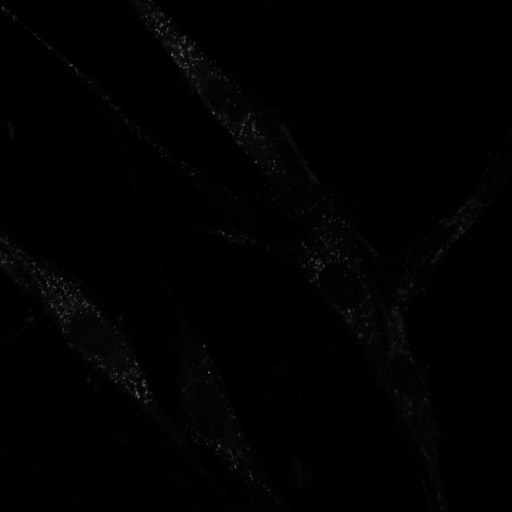
#> input picture PTUs/Ado_1_intensity.png, 1024 x 1024 px (shown at 1/2 size); its folder holds only this picture in this run
$ python -i tools.py   (imports and definitions only)
#> lines starting #> are read from the running program, lines starting #| are printed output that depends on the picture; after the words box and inside, x2 and y2 are one past the last pixel; in counts of white or black regions, pixels touching at a corner belong together
import cv2
import numpy as np
from pathlib import Path
from ..PTU import reader as ptufile
from typing import Dict, List, Tuple, Optional, Any


# [19 lines left out: function make_intensity_image, not called in this run]


def make_cell_mask(intensity_image, save_mask=False, path=None, name=None):
    """Create a binary cell mask from an intensity image.

    Parameters
    ----------
    intensity_image : str, Path, or np.ndarray
        Either a file path to a grayscale image or a 2‑D numpy array
        (e.g. from ``make_intensity_image``).
    save_mask : bool
        If True, save the mask as a PNG beside the source file.
    path : str or Path, optional
        Base path used for the saved PNG filename.
    name : str, optional
        Optional label (unused, kept for API compat).

    Returns
    -------
    mask : np.ndarray
        Boolean 2‑D array — True where cells are detected, False for background.
    """
#> called with intensity_image = '../../PTUs/Ado_1_intensity.png', save_mask = False
    # Accept both file paths and numpy arrays
    if isinstance(intensity_image, (str, Path)):
        img = cv2.imread(str(intensity_image), cv2.IMREAD_GRAYSCALE)
#> img is the input picture: shape (1024, 1024); min 0, max 166, mean 1.6
        if img is None:
            raise FileNotFoundError(f"Could not read image: {intensity_image}")
    elif isinstance(intensity_image, np.ndarray):
        # Normalise to uint8 for OpenCV processing
        img = intensity_image.astype(np.float32)
        img = cv2.normalize(img, None, 0, 255, cv2.NORM_MINMAX).astype(np.uint8)
    else:
        raise TypeError(f"Expected file path or ndarray, got {type(intensity_image)}")

    # Contrast stretch (no multiplicative boost — it saturates all signal to 255
    # and then THRESH_BINARY_INV would label only zero-photon gaps as tissue).
    img = cv2.normalize(img, None, 0, 255, cv2.NORM_MINMAX).astype(np.uint8)

    # Smooth + threshold: fluorescence cells are bright → THRESH_BINARY labels
    # pixels above threshold as foreground (correct for FLIM intensity images).
    blurred = cv2.GaussianBlur(img, (5, 5), 0)
    _, thresh = cv2.threshold(blurred, 20, 255, cv2.THRESH_BINARY)
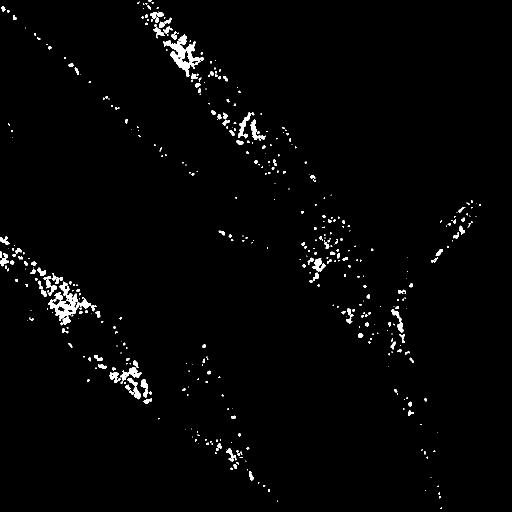
#> thresh: shape (1024, 1024) (shown at 1/2 size); 1.7% white; 454 white regions (283 under 20 px)

    # Fill contours to get a solid mask
    contours, _ = cv2.findContours(thresh, cv2.RETR_EXTERNAL, cv2.CHAIN_APPROX_SIMPLE)
#> contours = 454 contours, 331 with area under 20; largest, box (x1, y1, x2, y2) and area: (326, 69, 407, 154) 1988, (96, 563, 182, 642) 1931, (240, 734, 283, 761) 427, (476, 225, 502, 277) 371, (501, 239, 532, 281) 336
    mask_uint8 = np.zeros_like(img)
    cv2.drawContours(mask_uint8, contours, -1, 255, thickness=cv2.FILLED)
#> mask_uint8: shape (1024, 1024); 1.8% white; 454 white regions (283 under 20 px), largest, box (x1, y1, x2, y2) and area: (326, 69, 407, 154) 2228, (96, 563, 182, 642) 2185, (240, 734, 283, 761) 494

    if save_mask and path is not None:
        out_path = str(Path(path).with_suffix('')) + "_cell_mask.png"
        cv2.imwrite(out_path, mask_uint8)
        print(f"  Saved cell mask: {out_path}")

    return mask_uint8 > 0  # boolean mask


def apply_intensity_threshold(intensity_image, threshold):
    return intensity_image >= threshold


# [93 lines left out: function pick_intensity_threshold, not called in this run]

>>> result = make_cell_mask('../../PTUs/Ado_1_intensity.png')

$ run again, on PTUs/Ctrl_1_intensity.png
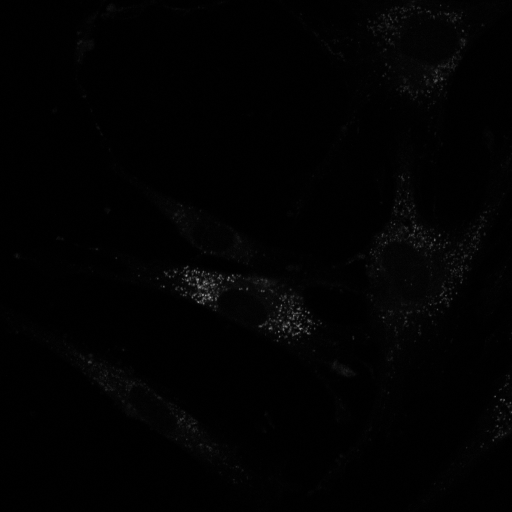
#> input picture PTUs/Ctrl_1_intensity.png, 1024 x 1024 px (shown at 1/2 size)
#> in make_cell_mask, img is the input picture: shape (1024, 1024); min 0, max 197, mean 2
#> in make_cell_mask, `_, thresh = cv2.threshold(blurred, 20, 255, cv2.THRESH_BINARY)`:
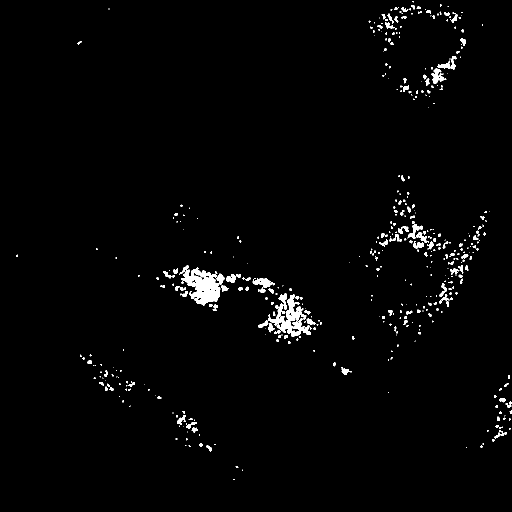
#> thresh: shape (1024, 1024) (shown at 1/2 size); 1.8% white; 465 white regions (310 under 20 px)
#> contours = 465 contours, 356 with area under 20; largest, box (x1, y1, x2, y2) and area: (363, 535, 449, 611) 3472, (516, 586, 622, 674) 2838, (505, 556, 550, 576) 421, (863, 137, 893, 168) 363, (875, 112, 913, 140) 288
#> mask_uint8: shape (1024, 1024); 1.8% white; 465 white regions (310 under 20 px), largest, box (x1, y1, x2, y2) and area: (363, 535, 449, 611) 3677, (516, 586, 622, 674) 3225, (505, 556, 550, 576) 479

$ run again, on PTUs/Dara_Ima_2_intensity.png
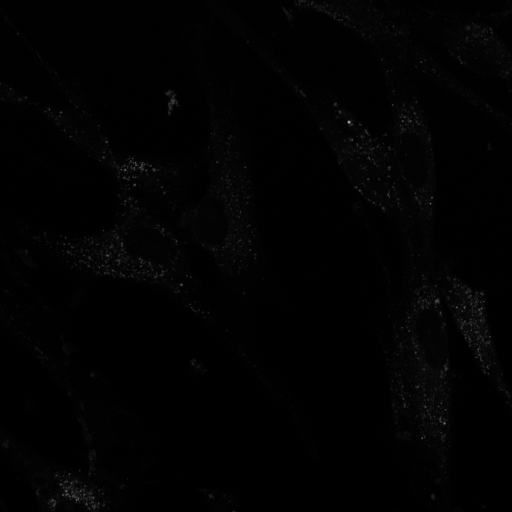
#> input picture PTUs/Dara_Ima_2_intensity.png, 1024 x 1024 px (shown at 1/2 size)
#> in make_cell_mask, img is the input picture: shape (1024, 1024); min 0, max 221, mean 2
#> in make_cell_mask, `_, thresh = cv2.threshold(blurred, 20, 255, cv2.THRESH_BINARY)`:
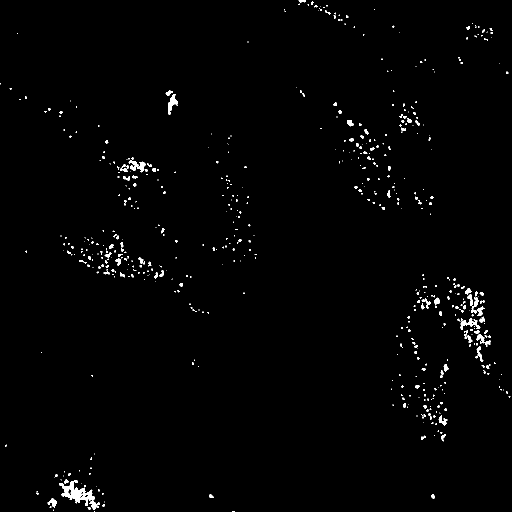
#> thresh: shape (1024, 1024) (shown at 1/2 size); 1.1% white; 575 white regions (433 under 20 px)
#> contours = 575 contours, 494 with area under 20; largest, box (x1, y1, x2, y2) and area: (118, 960, 200, 1020) 1494, (336, 188, 356, 229) 311, (920, 636, 961, 659) 284, (953, 668, 981, 694) 186, (257, 320, 277, 342) 158
#> mask_uint8: shape (1024, 1024); 1.1% white; 575 white regions (433 under 20 px), largest, box (x1, y1, x2, y2) and area: (118, 960, 200, 1020) 1682, (336, 188, 356, 229) 363, (920, 636, 961, 659) 360

$ run again, on PTUs/Dara_Ima_Ado_2_intensity.png
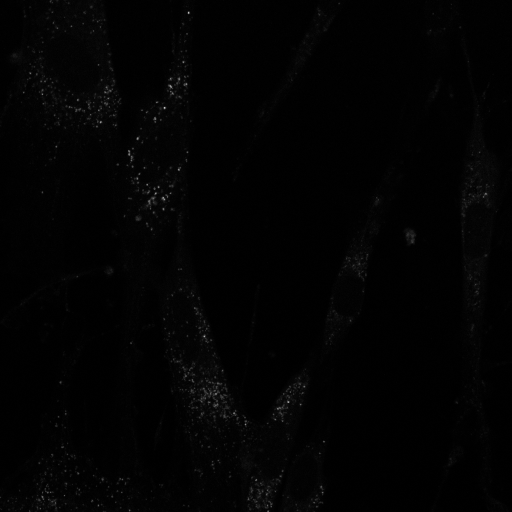
#> input picture PTUs/Dara_Ima_Ado_2_intensity.png, 1024 x 1024 px (shown at 1/2 size)
#> in make_cell_mask, img is the input picture: shape (1024, 1024); min 0, max 243, mean 2.3
#> in make_cell_mask, `_, thresh = cv2.threshold(blurred, 20, 255, cv2.THRESH_BINARY)`:
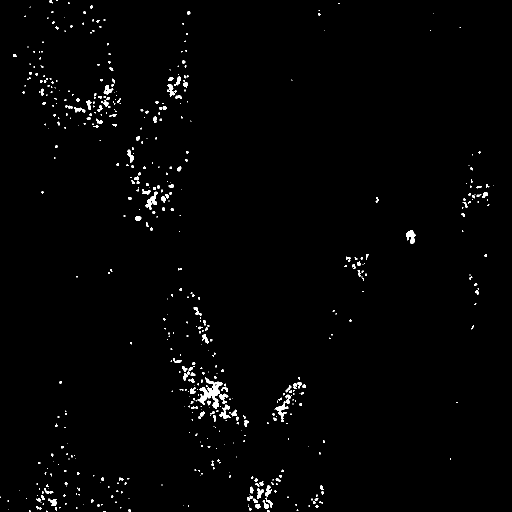
#> thresh: shape (1024, 1024) (shown at 1/2 size); 1.3% white; 559 white regions (381 under 20 px)
#> contours = 559 contours, 457 with area under 20; largest, box (x1, y1, x2, y2) and area: (395, 755, 445, 818) 1002, (291, 383, 315, 420) 286, (549, 803, 577, 844) 274, (812, 461, 831, 487) 256, (439, 809, 461, 837) 184
#> mask_uint8: shape (1024, 1024); 1.3% white; 559 white regions (381 under 20 px), largest, box (x1, y1, x2, y2) and area: (395, 755, 445, 818) 1157, (291, 383, 315, 420) 344, (549, 803, 577, 844) 342
